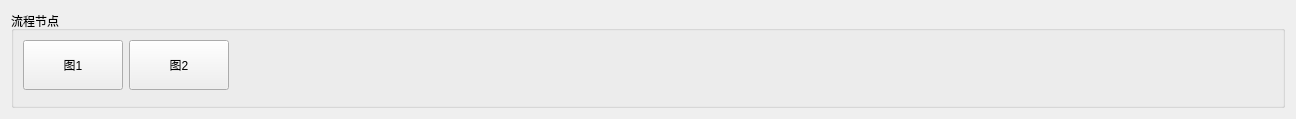
        <widget class="QWidget" name="page_5">
         <layout class="QGridLayout" name="gridLayout_6">
          <item row="0" column="0">
           <widget class="QGroupBox" name="groupBox_4">
            <property name="title">
             <string>流程节点</string>
            </property>
            <layout class="QGridLayout" name="gridLayout_5">
             <item row="0" column="0">
              <widget class="QPushButton" name="pushButton_14">
               <property name="minimumSize">
                <size>
                 <width>100</width>
                 <height>50</height>
                </size>
               </property>
               <property name="text">
                <string>图1</string>
               </property>
              </widget>
             </item>
             <item row="0" column="1">
              <widget class="QPushButton" name="pushButton_15">
               <property name="minimumSize">
                <size>
                 <width>100</width>
                 <height>50</height>
                </size>
               </property>
               <property name="text">
                <string>图2</string>
               </property>
              </widget>
             </item>
             <item row="0" column="2">
              <spacer name="horizontalSpacer_2">
               <property name="orientation">
                <enum>Qt::Horizontal</enum>
               </property>
               <property name="sizeHint" stdset="0">
                <size>
                 <width>1038</width>
                 <height>20</height>
                </size>
               </property>
              </spacer>
             </item>
             <item row="1" column="0" colspan="3">
              <widget class="QCustomPlot" name="qcustomplot" native="true"/>
             </item>
            </layout>
           </widget>
          </item>
         </layout>
        </widget>
